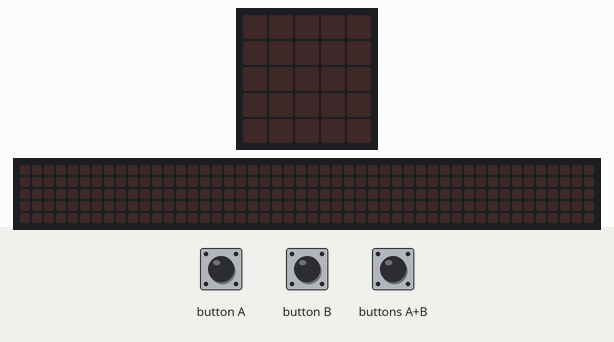
Simulated run of this program. Board: BBC micro:bit (MakeCode). On the bench: the board's 5×5 LED display, a strip that is not on the board, showing the scrolling text unrolled. The test bench sets the inputs (shaded band). The 48×5 strip is a reading aid, not a part: it shows the text the display is scrolling, unrolled, one strip-width of it at a time.

Above: at 1.2 s.
1.3 s: button B pressed for 0.15 s
At 2.6 s:
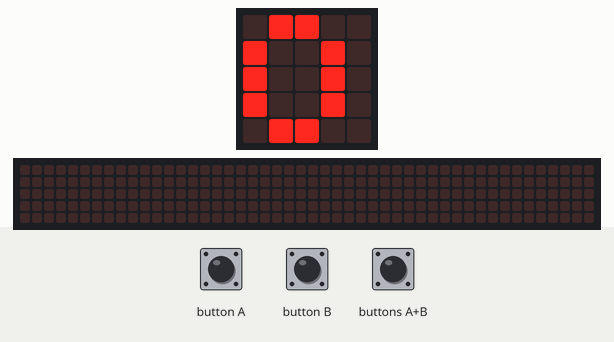
2.9 s: button A pressed for 0.15 s
At 4.02 s:
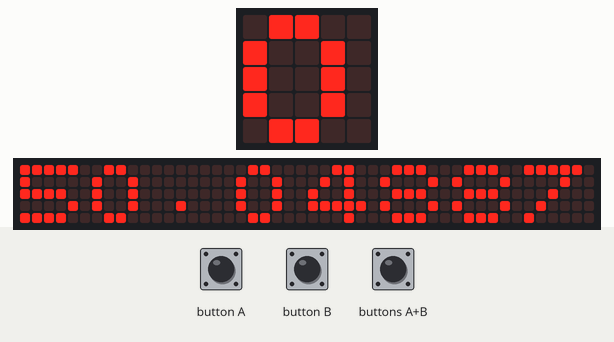

Measured:
- after the input at 1.3 s, the display: changes after 0.15 s (image 1)
- after the input at 2.9 s, the display: changes after 1.1 s (image 2)

The program:

main.ts
```typescript
input.onButtonPressed(Button.A, function () {
    temperatura = pins.analogReadPin(AnalogPin.P0)
    p1 = pins.map(
    temperatura,
    0,
    1023,
    0,
    100
    )
    temperatura = pins.analogReadPin(AnalogPin.P1)
    p2 = pins.map(
    temperatura,
    0,
    1023,
    0,
    100
    )
    temperatura = pins.analogReadPin(AnalogPin.P2)
    p3 = pins.map(
    temperatura,
    0,
    1023,
    0,
    100
    )
})
input.onButtonPressed(Button.AB, function () {
    basic.showString("" + ((p1 + p2 + p3) / 3))
})
input.onButtonPressed(Button.B, function () {
    basic.showString("" + (p1))
    basic.pause(500)
    basic.showString("" + (p2))
    basic.pause(500)
    basic.showString("" + (p3))
    basic.pause(500)
})
let temperatura = 0
let p3 = 0
let p2 = 0
let p1 = 0
p1 = 0
p2 = 0
p3 = 0
```

test.ts
```typescript
// aquí va el archivo "tests"; esto no se compilará cuando este paquete se utilice como una extensión.
```
